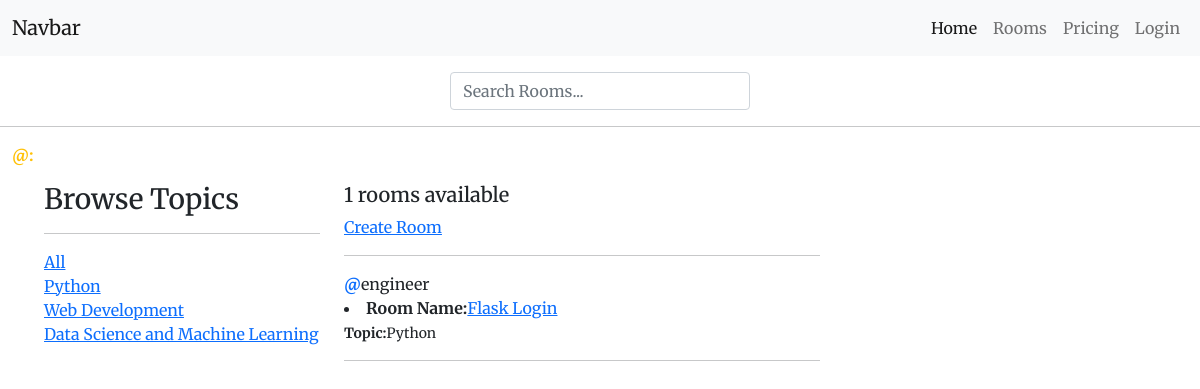
/?t=Python, run on the app's committed database.
### hub/models.py (models this page shows, shortened)
class Topic(models.Model):
    name = models.CharField(max_length=200)
    def __str__(self):
        return self.name

class Room(models.Model):
    host = models.ForeignKey(User, on_delete=models.SET_NULL, null=True)
    topic = models.ForeignKey(Topic, on_delete=models.SET_NULL, null=True)
    name = models.CharField(max_length=100)
    description= models.TextField(null=True, blank=True)
    participants = models.ManyToManyField(User, related_name='Participants')
    updated = models.DateTimeField(auto_now=True)
    date_created = models.DateTimeField(auto_now_add=True)
    class Meta:
        ordering = ['-updated', '-date_created'] # more like pagination in flask

### hub/views.py (the view)
# urls.py: 2. Add a URL to urlpatterns:  path('', views.home, name='home')
def home(request):
    q = request.GET.get('t') if request.GET.get('t')  !=None else ''
    print(q)
    rooms = Room.objects.filter( Q(topic__name__icontains=q) |
                                 Q(name__icontains=q) |
                                 Q(description__icontains = q)
                                 )
    topics = Topic.objects.all()
    room_count = rooms.count()
    context = {'rooms': rooms, 'topics': topics, 'room_count': room_count}
    return render(request, 'hub/home.html', context)

### hub/templates/hub/home.html (shortened to what this page needs)
{% extends 'base.html' %}
 {% block content %}
 <div class="container-fluid">
     <p><strong class="text-warning">@: </strong>{{request.user.username}}</p>
    <div class="row">
        <div class="col-md-3" style="margin-left: 2rem;">
            <h3>Browse Topics</h3>
            <hr>
            <div>
                <a href="{% url "home" %}">All</a>
            </div>
            {% for topic in topics %}
                <div>
                    <a href="{% url "home" %}?t={{topic.name}}">{{topic.name}}</a>
                </div>
            {% endfor %}
        </div>
        <div class="col-md-5">
            <h5>{{ room_count }} rooms available </h5>
            <a href='{% url 'create-room' %}'> Create Room</a>
            <hr>
               {% for room in rooms %}
                       <span><strong class="text-primary">@</strong>{{room.host}}</span>
                       <li><strong>Room Name:</strong><a href='{% url 'rooms' room.id %}'>{{room.name}}</a></li>
                       <small><strong>Topic:</strong>{{room.topic}}</small>
                   <hr>
               {% endfor %}
        </div>
    </div>
</div>
{% endblock %}

### static/main.css (style rules this page uses)
body { font-family: 'Merriweather', serif; }

### data on the page
Topic: name "Python"
Topic: name "Web Development"
Topic: name "Data Science and Machine Learning"
Room: host "engineer", name "Flask Login", topic "Python"

### other printed values
{{ room_count }} "1"
